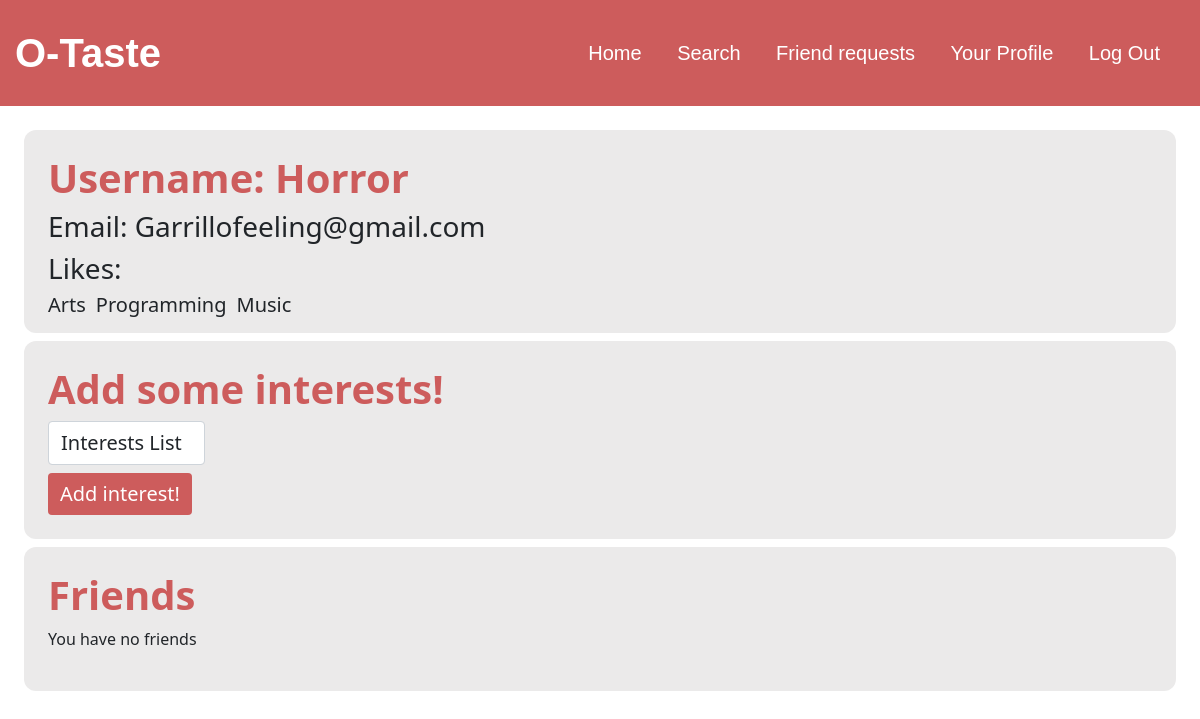
Page /profile (signed in) on the earlier database version.
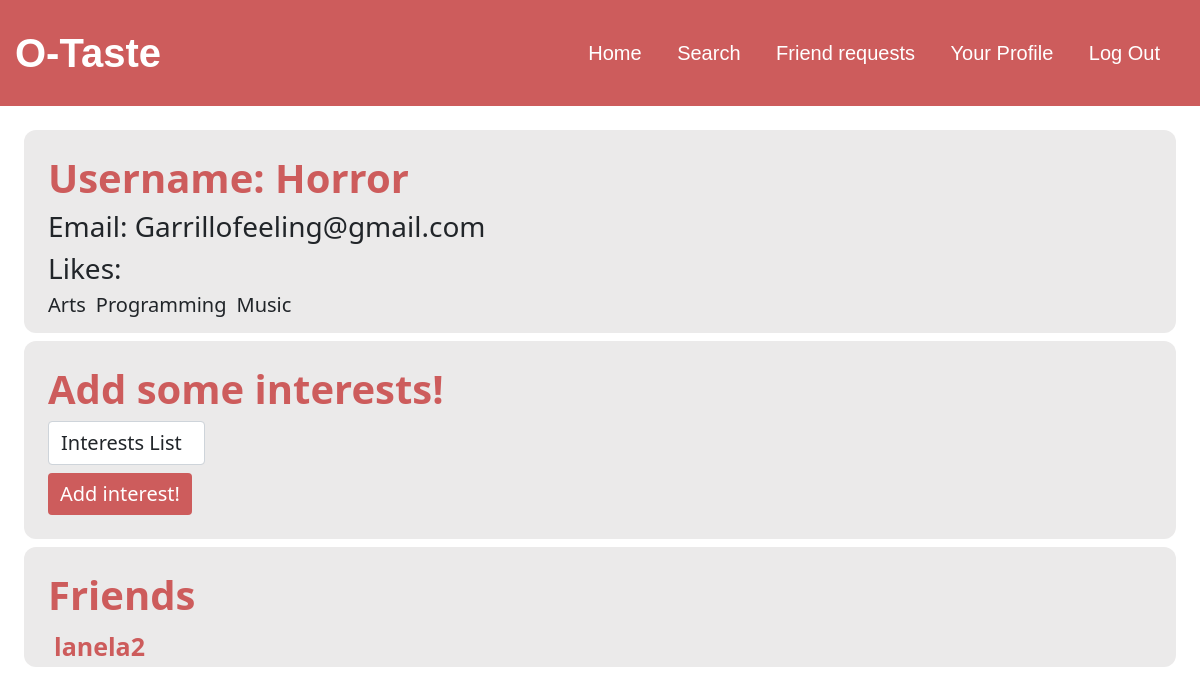
Same page on the later database version.
### tables this page shows
CREATE TABLE "areas" (id integer primary key autoincrement not null, name text(50) not null);

CREATE TABLE users (id INTEGER PRIMARY KEY AUTOINCREMENT NOT NULL, username TEXT NOT NULL, hash TEXT NOT NULL, birthday text not null, gender text not null, email text not null);

### app.py (the view)
@app.route("/profile", methods=["GET", "POST"])
def profile():
    def set_profile():
        rows = db.execute("SELECT username, email FROM users WHERE id = ?", session["user_id"])
        user = rows[0]
        user_interests = db.execute("SELECT a.name FROM interests i join areas a on a.id = i.areaId WHERE i.userId = ?", session["user_id"])
        interests = db.execute("SELECT name FROM areas order by name")
        friends = db.execute("select u.id, u.username from users u join connections c on c.connectionId = u.id where c.userId = ?", session["user_id"])
        return user, user_interests, interests, friends
    if request.method == "POST":
        user, user_interests, interests, friends = set_profile()
        interest = request.form.get("interest")
        if not interest:
            return render_template(
            "profile.html",
            user=user,
            user_interests=user_interests,
            interests=interests,
            friends=friends,
            status=1
            ), 200
        area = db.execute("SELECT id FROM areas WHERE name = ?", interest)
        if not area:
            return render_template(
            "profile.html",
            user=user,
            user_interests=user_interests,
            interests=interests,
            friends=friends,
            status=2
            ), 200
        areaId = area[0]["id"]
        check = db.execute("select * from interests where userId = ? and areaId = ?", session["user_id"], areaId)
        if check:
            return render_template(
            "profile.html",
            user=user,
            user_interests=user_interests,
            interests=interests,
            friends=friends,
            status=3
            ), 200
        db.execute("INSERT INTO interests (userId, areaId) VALUES (?,?)", session["user_id"], areaId)
        user_interests = db.execute("SELECT a.name FROM interests i join areas a on a.id = i.areaId WHERE i.userId = ?", session["user_id"])
        return render_template(
            "profile.html",
            user=user,
            user_interests=user_interests,
            interests=interests,
            friends=friends
            ), 200
    else:
        user, user_interests, interests, friends = set_profile()
        return render_template(
            "profile.html",
            user=user,
            user_interests=user_interests,
            interests=interests,
            friends=friends
            ), 200

### app.py (called while the page is built)
@app.after_request
def after_request(response):
    response.headers["Cache-Control"] = "no-cache, no-store, must-revalidate"
    response.headers["Expires"] = 0
    response.headers["Pragma"] = "no-cache"
    return response

### templates/profile.html (shortened to what this page needs)
{% extends "layout.html" %}
{% block main %}
    <div class="mx-4 my-4">
        <section class="background px-4 py-4 mb-2">
            <h1 class="title">Username: {{ user.username }}</h1>
            <h3>Email: {{ user.email }}</h3>
            <h3>Likes: </h3>
            {% if user_interests %}
                <div class="mb-4">
                    {% for interest in user_interests %}
                        <h5 class="like-display"> {{ interest.name }} </h5>
                    {% endfor %}
                </div>
            {% else %}
                <p>You have no interests</p>
            {% endif %}
        </section>
        <section class="background px-4 py-4 mb-2">
            <form action="/profile" method="post">
                <h1 class="title">Add some interests!</h1>
                <div class="mt-2">
                    <select name="interest" class="form-control w-auto" style="font-size: 20px; text-align:left;" required>
                        <option disabled selected>Interests List<option>
                    </select>
                </div>
                <div class="mt-2">
                    <button class="btn btn-primary" type="submit" style="background-color: indianred; border:none; font-size: 20px;">Add interest!</button>
                </div>
            </form>
        </section>
        <section class="background px-4 py-4 mb-2">
            <h1 class="title">Friends</h1>
            {% if friends %}
                {% for friend in friends %}
                <div class="mb-4">
                    <form action="/other_profile" style="float:left">
                        <button class="search-name" type="submit">{{ friend.username }}</button>
                    </form>
                </div>
                {% endfor %}
            {% else %}
                <p>You have no friends</p>
            {% endif %}
        </section>
    </div>
{% endblock %}

Differences in the rows shown:
added users: username "lanela2"
Other differences:
text no longer shown: "You have no friends"
